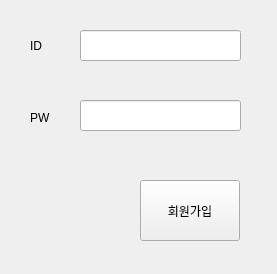
<?xml version="1.0" encoding="UTF-8"?>
<ui version="4.0">
 <class>userRegister</class>
 <widget class="QWidget" name="userRegister">
  <property name="geometry">
   <rect>
    <x>0</x>
    <y>0</y>
    <width>277</width>
    <height>274</height>
   </rect>
  </property>
  <property name="windowTitle">
   <string>회원가입</string>
  </property>
  <widget class="QPushButton" name="registerButton">
   <property name="geometry">
    <rect>
     <x>140</x>
     <y>180</y>
     <width>100</width>
     <height>61</height>
    </rect>
   </property>
   <property name="text">
    <string>회원가입</string>
   </property>
  </widget>
  <widget class="QLineEdit" name="ID">
   <property name="geometry">
    <rect>
     <x>80</x>
     <y>30</y>
     <width>161</width>
     <height>31</height>
    </rect>
   </property>
   <property name="text">
    <string/>
   </property>
  </widget>
  <widget class="QLineEdit" name="PW">
   <property name="geometry">
    <rect>
     <x>80</x>
     <y>100</y>
     <width>161</width>
     <height>31</height>
    </rect>
   </property>
   <property name="text">
    <string/>
   </property>
   <property name="echoMode">
    <enum>QLineEdit::EchoMode::Password</enum>
   </property>
  </widget>
  <widget class="QLabel" name="label">
   <property name="geometry">
    <rect>
     <x>30</x>
     <y>30</y>
     <width>58</width>
     <height>31</height>
    </rect>
   </property>
   <property name="text">
    <string>ID</string>
   </property>
  </widget>
  <widget class="QLabel" name="label_2">
   <property name="geometry">
    <rect>
     <x>30</x>
     <y>110</y>
     <width>58</width>
     <height>16</height>
    </rect>
   </property>
   <property name="text">
    <string>PW</string>
   </property>
  </widget>
 </widget>
 <resources/>
 <connections>
  <connection>
   <sender>registerButton</sender>
   <signal>clicked()</signal>
   <receiver>userRegister</receiver>
   <slot>registerUser()</slot>
   <hints>
    <hint type="sourcelabel">
     <x>189</x>
     <y>210</y>
    </hint>
    <hint type="destinationlabel">
     <x>138</x>
     <y>136</y>
    </hint>
   </hints>
  </connection>
 </connections>
 <slots>
  <slot>registerUser()</slot>
 </slots>
</ui>
